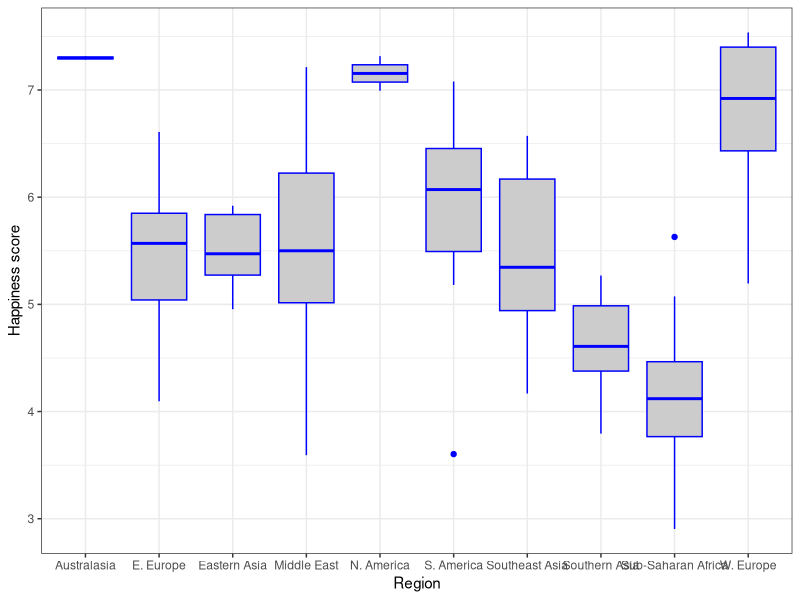
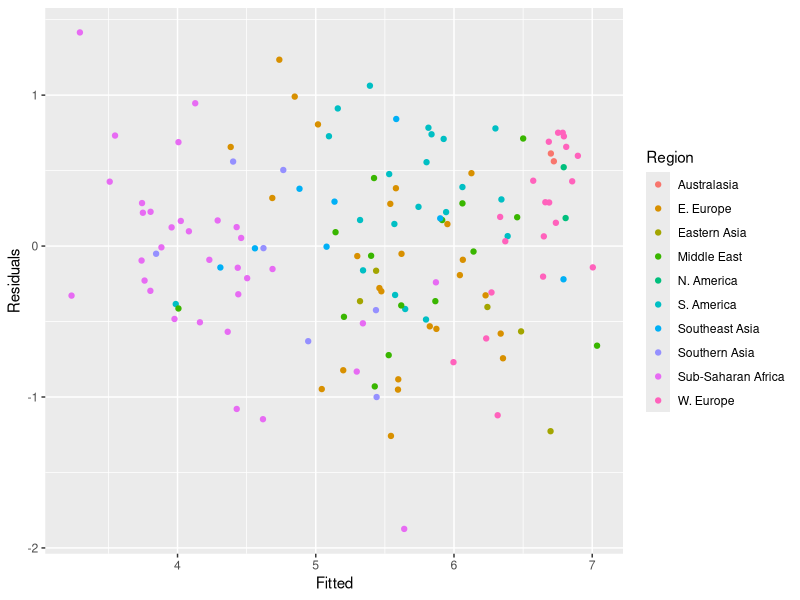
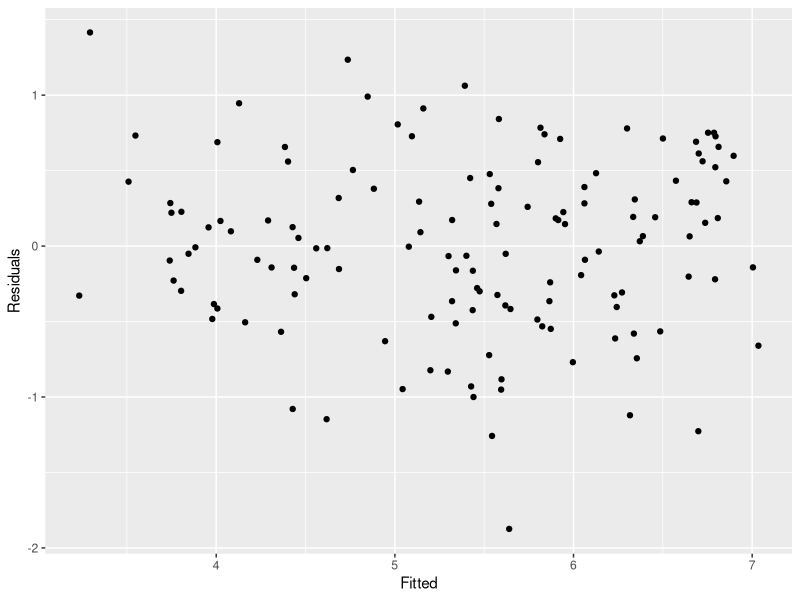
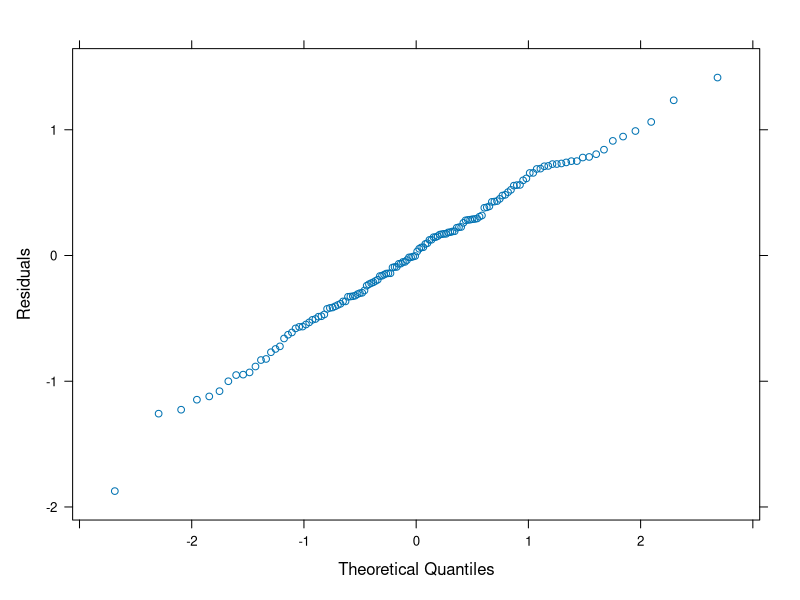

These charts were generated, in order, by the following R code:
library("lattice")
library("ggplot2")

#Read CSV files:
myDF <- read.csv(file="data_for_regression.csv", header=TRUE, sep=",")

#Linear regression model:
model = lm(happy ~ gdp + life_expectancy + infant_mort + corruption + pressfreedom + crime, data = myDF)
summary(model)

model = lm(happy ~ gdp + life_expectancy + corruption + crime, data = myDF)
summary(model)

#Boxplot by region:
model2 = lm(happy ~ Region, data = myDF)
ggplot(myDF, aes(x = Region, y = happy)) +
  geom_boxplot(fill = "grey80", colour = "blue") +
  scale_x_discrete() + xlab("Region") +
  ylab("Happiness score") +
  theme_bw()


#Residual diagnostic plot:
df2 = data.frame(Fitted = fitted(model),
                       Residuals = resid(model), Region = myDF$Region)
ggplot(df2, aes(Fitted, Residuals, colour = Region)) + geom_point()
ggplot(df2, aes(Fitted, Residuals)) + geom_point()

qqmath( ~ resid(model),
        xlab = "Theoretical Quantiles",
        ylab = "Residuals"
)